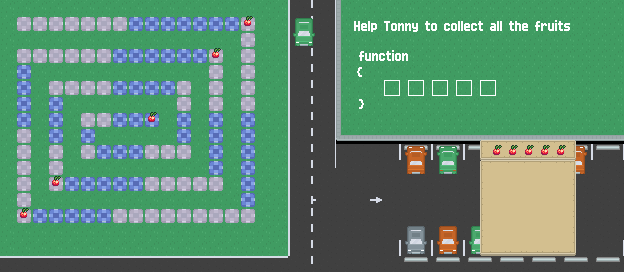

This is a level from a 2D game, rendered from its Tiled map with the project's own tilesets. A one-line summary and the map file follow, with tile-layer data summarised:
An orthogonal 39x17 tile map with 16x16 px tiles, 22 tile layers (Tile Layer 21, Tile Layer 22, info, buttonsSecondRow, ...), 4 tilesets and 136 objects (F0, answer1, answer2, answer3, answer4, ...).

<map version="1.2" tiledversion="2020.01.22" orientation="orthogonal" renderorder="right-down" compressionlevel="-1" width="39" height="17" tilewidth="16" tileheight="16" infinite="0" nextlayerid="53" nextobjectid="200">
 <editorsettings>
  <export target="10.lua" format="lua" />
 </editorsettings>
 <tileset firstgid="1" name="UIpackSheet_transparent" tilewidth="16" tileheight="16" spacing="2" tilecount="990" columns="30">
  <image source="../tileset/Tilemap/UIpackSheet_transparent.png" width="538" height="592" />
 </tileset>
 <tileset firstgid="991" name="roguelikeCity" tilewidth="16" tileheight="16" spacing="1" tilecount="1036" columns="37">
  <image source="../tileset/Tilemap/roguelikeCity.png" width="628" height="475" />
 </tileset>
 <tileset firstgid="2027" name="functionsTextTiles" tilewidth="16" tileheight="16" tilecount="900" columns="30">
  <image source="../graphics/functionsTextTiles.png" width="480" height="480" />
 </tileset>
 <tileset firstgid="2927" name="test" tilewidth="16" tileheight="16" tilecount="486" columns="27">
  <image source="../tileset/Tilemap/test.png" width="432" height="288" />
 </tileset>
 <layer id="50" name="Tile Layer 21" width="39" height="17">
  <data>[663 cells, 312 non-empty, 6 distinct tile ids]</data>
 </layer>
 <layer id="51" name="Tile Layer 22" width="39" height="17">
  <data>[663 cells, 111 non-empty, 2 distinct tile ids]</data>
 </layer>
 <layer id="14" name="info" width="39" height="17" offsetx="48" offsety="16">
  <properties>
   <property name="F0" type="int" value="5" />
   <property name="F1" type="int" value="0" />
   <property name="blueTile" type="bool" value="true" />
   <property name="door" type="bool" value="false" />
   <property name="face" value="right" />
   <property name="fruit" type="bool" value="true" />
   <property name="fruitsTotal" type="int" value="5" />
   <property name="grass" type="bool" value="true" />
   <property name="greyTile" type="bool" value="true" />
   <property name="numFunc" type="int" value="1" />
   <property name="totalSize" type="int" value="5" />
   <property name="yellowTile" type="bool" value="false" />
  </properties>
  <data>[663 cells, 0 non-empty, 0 distinct tile ids]</data>
 </layer>
 <layer id="36" name="buttonsSecondRow" width="39" height="17" offsetx="48" offsety="16">
  <properties>
   <property name="blue" value="blueTile" />
   <property name="grey" value="greyTile" />
  </properties>
  <data>[663 cells, 303 non-empty, 9 distinct tile ids]</data>
 </layer>
 <layer id="37" name="buttonsThirdRow" width="39" height="17" offsetx="48" offsety="16">
  <data>[663 cells, 29 non-empty, 3 distinct tile ids]</data>
 </layer>
 <layer id="44" name="more" width="39" height="17" offsetx="48" offsety="16">
  <data>[663 cells, 0 non-empty, 0 distinct tile ids]</data>
 </layer>
 <layer id="47" name="open" width="39" height="17" offsetx="48" offsety="16">
  <data>[663 cells, 0 non-empty, 0 distinct tile ids]</data>
 </layer>
 <layer id="43" name="street" width="39" height="17" offsetx="48" offsety="16">
  <data>[663 cells, 25 non-empty, 3 distinct tile ids]</data>
 </layer>
 <layer id="42" name="details" width="39" height="17" offsetx="48" offsety="16">
  <data>[663 cells, 50 non-empty, 6 distinct tile ids]</data>
 </layer>
 <layer id="41" name="cars" width="39" height="17" offsetx="48" offsety="16">
  <data>[663 cells, 40 non-empty, 24 distinct tile ids]</data>
 </layer>
 <layer id="12" name="text" width="39" height="17" offsetx="64" offsety="0">
  <data>[663 cells, 27 non-empty, 23 distinct tile ids]</data>
 </layer>
 <layer id="22" name="fruit1" width="39" height="17" offsetx="0.363636" offsety="-3">
  <data>[663 cells, 1 non-empty, 1 distinct tile ids]</data>
 </layer>
 <layer id="23" name="fruit2" width="39" height="17" offsetx="0.363636" offsety="-3">
  <data>[663 cells, 1 non-empty, 1 distinct tile ids]</data>
 </layer>
 <layer id="24" name="fruit3" width="39" height="17" offsetx="0.363636" offsety="-3">
  <data>[663 cells, 1 non-empty, 1 distinct tile ids]</data>
 </layer>
 <layer id="25" name="fruit4" width="39" height="17" offsetx="0.363636" offsety="-3">
  <data>[663 cells, 1 non-empty, 1 distinct tile ids]</data>
 </layer>
 <layer id="26" name="fruit5" width="39" height="17" offsetx="0.363636" offsety="-3">
  <data>[663 cells, 1 non-empty, 1 distinct tile ids]</data>
 </layer>
 <layer id="2" name="buttons" width="39" height="17">
  <data>[663 cells, 48 non-empty, 48 distinct tile ids]</data>
 </layer>
 <objectgroup id="32" name="answer">
  <properties>
   <property name="numObejcts" type="int" value="6" />
  </properties>
  <object id="17" name="F0" x="410.75" y="49.8333" width="17" height="17" />
  <object id="19" name="answer1" x="383.506" y="79.9692" width="16" height="16" />
  <object id="20" name="answer2" x="407.477" y="79.9958" width="16" height="16" />
  <object id="21" name="answer3" x="431.381" y="79.9416" width="16" height="16" />
  <object id="26" name="answer4" x="455.518" y="80.0888" width="16" height="16" />
  <object id="27" name="answer5" x="479.627" y="80.0568" width="16" height="16" />
 </objectgroup>
 <objectgroup id="33" name="grass" visible="0">
  <properties>
   <property name="numObjects" type="int" value="13" />
  </properties>
  <object id="31" name="grass1" x="0" y="228" width="330.364" height="56.773" />
  <object id="32" name="grass2" x="0.167" y="-0.2423" width="12.667" height="316.742" />
  <object id="33" name="grass3" x="261.042" y="-4.46875" width="112.583" height="272" />
  <object id="34" name="grass4" x="-2" y="-11.5" width="304.5" height="24.25" />
  <object id="35" name="grass5" x="68.5" y="99" width="6" height="71.5" />
  <object id="53" name="grass6" x="197.5" y="69.75" width="5.33333" height="100.5" />
  <object id="54" name="grass7" x="79" y="164.75" width="121.333" height="6" />
  <object id="55" name="grass8" x="83" y="101.25" width="84.8333" height="5" />
  <object id="56" name="grass9" x="228.5" y="42.25" width="5.16667" height="161" />
  <object id="58" name="grass13" x="40.75" y="197.125" width="192" height="5" />
  <object id="59" name="grass12" x="38.75" y="73.125" width="4" height="128" />
  <object id="60" name="grass11" x="37.75" y="69.125" width="165" height="5" />
  <object id="61" name="grass10" x="14.25" y="37.125" width="220" height="5.5" />
 </objectgroup>
 <objectgroup id="35" name="player" visible="0">
  <object id="37" name="player" x="16" y="16" width="16" height="16" />
 </objectgroup>
 <objectgroup id="52" name="greyTile" visible="0">
  <properties>
   <property name="numObjects" type="int" value="58" />
  </properties>
  <!-- 58 objects omitted --></objectgroup>
 <objectgroup id="16" name="blueTile" visible="0">
  <properties>
   <property name="numObjects" type="int" value="53" />
  </properties>
  <!-- 53 objects omitted --></objectgroup>
 <objectgroup id="21" name="fruit" visible="0">
  <properties>
   <property name="numObjects" type="int" value="5" />
  </properties>
  <!-- 5 objects omitted --></objectgroup>
 <layer id="27" name="apple1" width="39" height="17" offsetx="9.66667" offsety="-2.66667">
  <data>[663 cells, 1 non-empty, 1 distinct tile ids]</data>
 </layer>
 <layer id="28" name="apple2" width="39" height="17" offsetx="9.66667" offsety="-2.66667">
  <data>[663 cells, 1 non-empty, 1 distinct tile ids]</data>
 </layer>
 <layer id="29" name="apple3" width="39" height="17" offsetx="9.66667" offsety="-2.66667">
  <data>[663 cells, 1 non-empty, 1 distinct tile ids]</data>
 </layer>
 <layer id="30" name="apple4" width="39" height="17" offsetx="9.66667" offsety="-2.66667">
  <data>[663 cells, 1 non-empty, 1 distinct tile ids]</data>
 </layer>
 <layer id="31" name="apple5" width="39" height="17" offsetx="9.66667" offsety="-2.66667">
  <data>[663 cells, 1 non-empty, 1 distinct tile ids]</data>
 </layer>
</map>
<!-- 116 of 136 objects omitted -->
